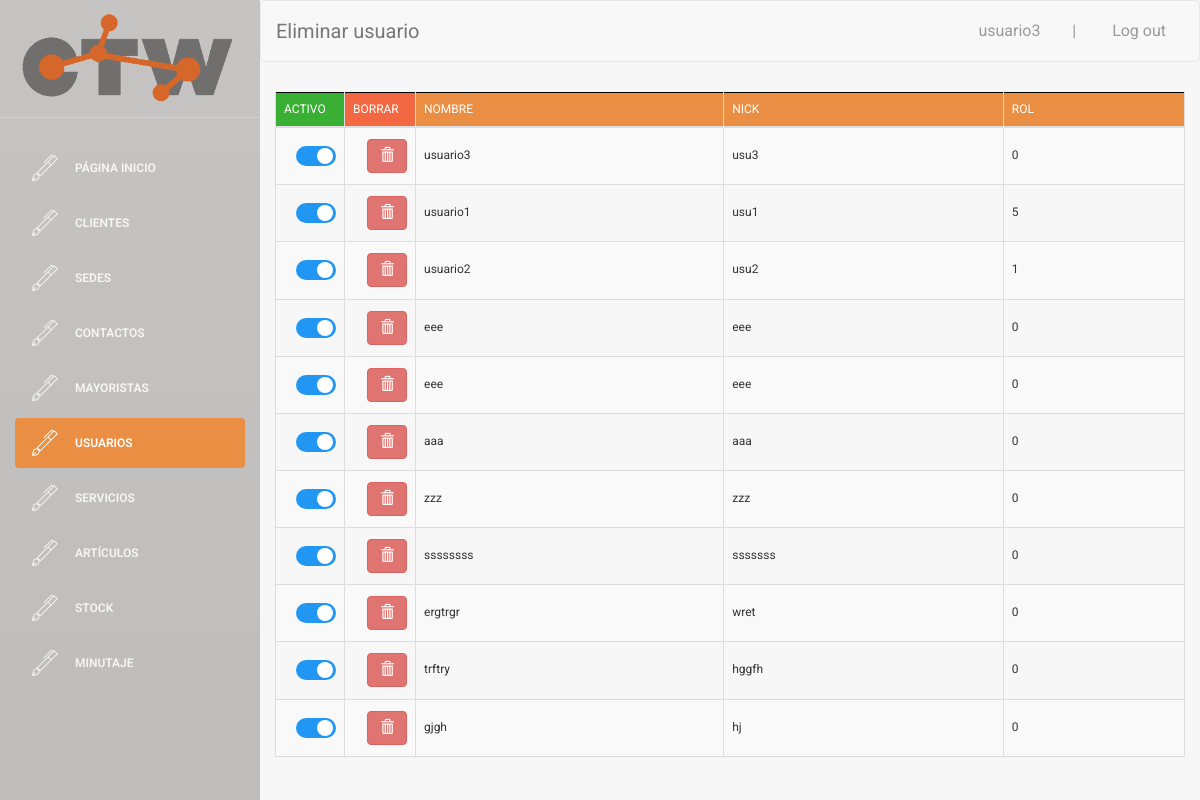
The page /buscador/buscador_usuarios.php (signed in) on the database as committed earlier.
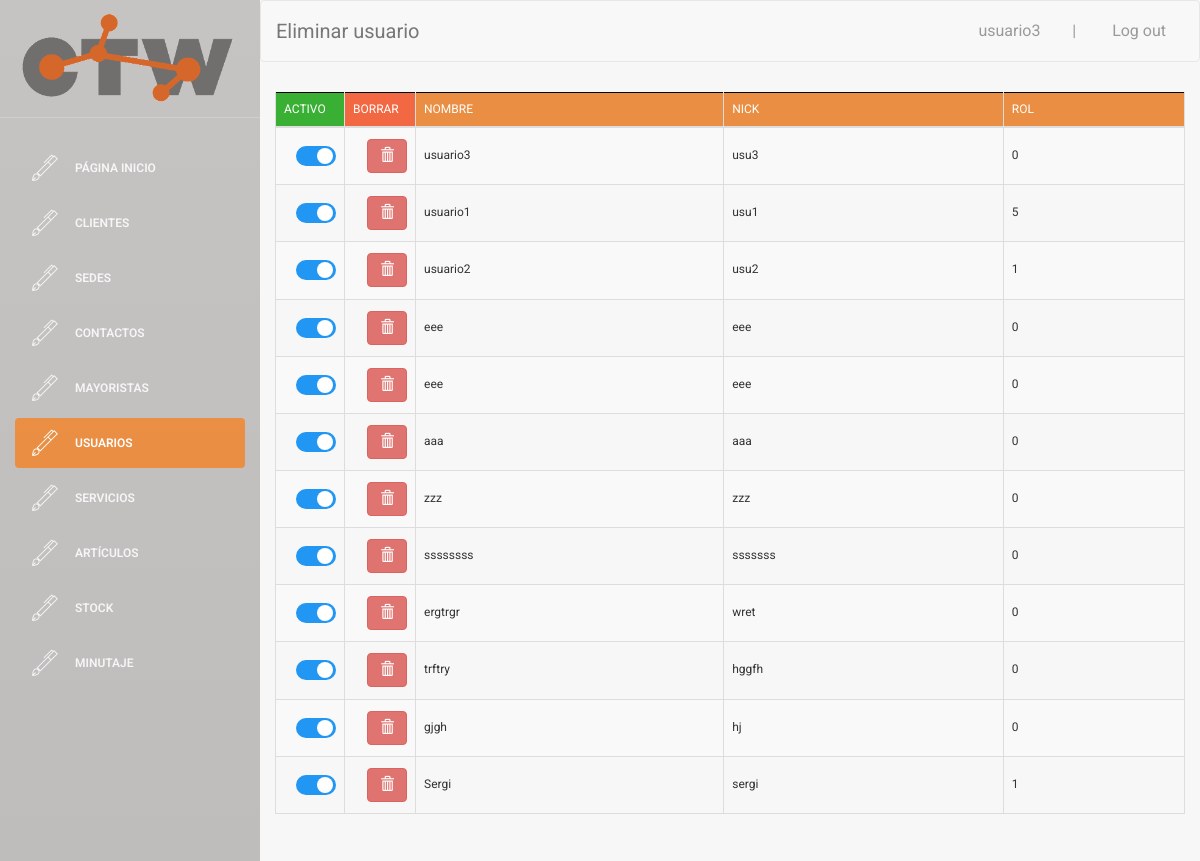
The same page on the database as committed later.
### tables this page shows
CREATE TABLE `USUARIO` (
  `ID_USUARIO` int(4) NOT NULL,
  `nombre` varchar(40) NOT NULL,
  `apellido` varchar(40) NOT NULL,
  `correo` varchar(40) NOT NULL,
  `telefono` int(9) NOT NULL,
  `user` varchar(20) NOT NULL,
  `password` varchar(50) NOT NULL,
  `rol` int(1) NOT NULL,
  `activo` tinyint(1) NOT NULL
);

### web/buscador/buscador_usuarios.php (the view, shortened to what this page needs)
    <!doctype html>
<?php
if($_SESSION["login_done"]==true){
?>
<html lang="en">
<head>
    <link rel="stylesheet" href="https://maxcdn.bootstrapcdn.com/bootstrap/3.3.6/css/bootstrap.min.css">
    <link rel="stylesheet" href="https://cdn.datatables.net/1.10.12/css/dataTables.bootstrap.min.css">
    <link href="../assets/css/bootstrap.min.css" rel="stylesheet" />
    <link href="../assets/css/animate.min.css" rel="stylesheet"/>
    <link href="../assets/css/light-bootstrap-dashboard.css" rel="stylesheet"/>
    <link href="../assets/css/demo.css" rel="stylesheet" />
    <link href="http://maxcdn.bootstrapcdn.com/font-awesome/4.2.0/css/font-awesome.min.css" rel="stylesheet">
    <link href="../assets/css/pe-icon-7-stroke.css" rel="stylesheet" />
    <link href="http://cdnjs.cloudflare.com/ajax/libs/x-editable/1.5.0/bootstrap3-editable/css/bootstrap-editable.css" rel="stylesheet"/>
    <link href="../assets/css/table_editor.css" rel="stylesheet"/>
    <link href="../assets/css/table.css" rel="stylesheet"/>
    <link href="../assets/css/table2.css" rel="stylesheet"/>
    <link href="../assets/css/table4.css" rel="stylesheet"/>
    <link href="../assets/css/insert.css" rel="stylesheet" />
    <link href="../assets/css/micss.css" rel="stylesheet" />
    <link href="../assets/css/csscheckbox.css" rel="stylesheet" />
</head>
<body>
<div class="wrapper">
    <div class="sidebar">
        <div class="sidebar-wrapper">
            <div class="logo">
                <a href="../"><img src="../assets/img/ctw_logo.gif" alt="CTW Logo"></a>
            </div>
            <ul class="nav">
                <li>
                    <a href="../index.php">
                        <i class="pe-7s-pen"></i>
                        <p>PÁGINA INICIO</p>
                    </a>
                </li>
                <li>
                    <a href="buscador_clientes.php">
                        <i class="pe-7s-pen"></i>
                        <p>Clientes</p>
                    </a>
                </li>
                <li>
                    <a href="buscador_sedes.php">
                        <i class="pe-7s-pen"></i>
                        <p>Sedes</p>
                    </a>
                </li>
                <li>
                    <a href="buscador_contactos.php">
                        <i class="pe-7s-pen"></i>
                        <p>Contactos</p>
                    </a>
                </li>
                <li>
                    <a href="buscador_mayoristas.php">
                        <i class="pe-7s-pen"></i>
                        <p>Mayoristas</p>
                    </a>
                </li>
                <li  class="active">
                    <a href="buscador_usuarios.php">
                        <i class="pe-7s-pen"></i>
                        <p>Usuarios</p>
                    </a>
                </li>
                <li>
                    <a href="buscador_servicios.php">
                        <i class="pe-7s-pen"></i>
                        <p>Servicios</p>
                    </a>
                </li>
                <li>
                    <a href="buscador_articulos.php">
                        <i class="pe-7s-pen"></i>
                        <p>Artículos</p>
                    </a>
                </li>
                <li>
                    <a href="buscador_stock.php">
                        <i class="pe-7s-pen"></i>
                        <p>Stock</p>
                    </a>
                </li>
                <li>
                    <a href="buscador_minutaje.php">
                        <i class="pe-7s-pen"></i>
                        <p>Minutaje</p>
                    </a>
                </li>
            </ul>
        </div>
    </div>
    <div class="main-panel">
        <nav class="navbar navbar-default navbar-fixed">
            <div class="container-fluid">
                <div class="navbar-header">
                    <a class="navbar-brand">Eliminar usuario</a>
                </div>
                <div class="collapse navbar-collapse">
                    <ul class="nav navbar-nav navbar-right">
                        <li>
                            <a href="../user.php"> <?php echo $_SESSION["username"]; ?>&nbsp;&nbsp;&nbsp;&nbsp;&nbsp;&nbsp;&nbsp;&nbsp;|</a>
                        </li>
                        <li>
                            <a href="../../logout.php">Log out
                            </a>
                        </li>
                    </ul>
                </div>
            </div>
        </nav>
        <div class="content">
            <div class="container-fluid">
                <div class="row">
                    <div >
                        <div >
                                <table id="buscador_usuario" class="table table-striped table-bordered">
                                    <thead>
                                        <tr>
                                            <th style="background-color: #39AF33; width: 30px;">Activo</th>
                                            <th style="background-color: #F26842; width: 3px;">Borrar</th>
                                            <th>Nombre</th>
                                            <th>Nick</th>
                                            <th>Rol</th>
                                        </tr>
                                    </thead>
                                    <tbody>
                                        <?php
                                            $conn = connect();
                                            $sql = "SELECT * FROM USUARIO";
                                            $result = $conn->query($sql);
                                            if ($result->num_rows > 0) {
                                                 while($row = $result->fetch_assoc()) {
                                                    $pk = $row['ID_USUARIO'];
                                        ?>
                                                    <tr>
                                                        <td><label style="margin-top: 10px; margin-left:12px;" class="switcha"><input  type="checkbox" checked><div  class="slider rounda"></div></label></td>
                                                        <td><button style="margin-top: 3px; margin-left:14px;" class="btn btn-danger" onclick="preguntar(<?php
                                                                $nombre_fichero = '../assets/php/delete/delete_usuario.php';
                                                                if (file_exists($nombre_fichero)) {
                                                                    echo $row['ID_USUARIO'];
                                                                } else {
                                                                    echo 0;
                                                                }
                                                        ?>)"><i class="glyphicon glyphicon-trash"></i></button></td>
                                                        <td><label style="margin-top: 11px;"><a href="#" class="nombre" data-pk=<?php echo "\"$pk\""; ?>><?php echo $row['nombre']?> </a></label></td>
                                                        <td><label style="margin-top: 11px;"><a href="#" class="user" data-pk=<?php echo "\"$pk\""; ?>><?php echo $row['user']?> </a></label></td>
                                                        <td><label style="margin-top: 11px;"><a href="#" class="rol" data-pk=<?php echo "\"$pk\""; ?>><?php echo $row['rol']?> </a></label></td>
                                                    </tr>
                                        <?php
                                                 }
                                            } else {
                                                 echo "0 results";
                                            }
                                        ?>
                                    </tbody>
                                </table>
                        </div>
                    </div>
                </div>
            </div>
        </div>
    </div>
</div>
</body>
</html>
<?php
}else{
    echo "false";
    header("location:../index.php");
}
?>

### web/assets/css/table_editor.css (style rules this page uses)
a, a:hover { color: #000; }

### web/assets/css/table.css (style rules this page uses)
table { border: none; }
table thead, table tfoot { background-color: #e98e42; border: 1px solid black; }
a, a:hover { color: #000; }

### web/assets/css/insert.css (style rules this page uses)
* { margin: 0; padding: 0; box-sizing: border-box; -webkit-box-sizing: border-box; -moz-box-sizing: border-box; -webkit-font-smoothing: antialiased; -moz-font-smoothing: antialiased; -o-font-smoothing: antialiased; font-smoothing: antialiased; text-rendering: optimizeLegibility; }
body { font-family: "Roboto", Helvetica, Arial, sans-serif; font-weight: 100; font-size: 12px; line-height: 30px; color: #777; }

### web/assets/css/csscheckbox.css (style rules this page uses)
.switcha { position: relative; display: inline-block; width: 40px; height: 20px; }
.slider { position: absolute; cursor: pointer; top: 0; left: 0; right: 0; bottom: 0; background-color: #ccc; -webkit-transition: .4s; transition: .4s; }
.slider:before { position: absolute; content: ""; height: 16px; width: 16px; left: 2px; bottom: 2px; background-color: white; -webkit-transition: .4s; transition: .4s; }
input:checked + .slider { background-color: #2196F3; }
input:checked + .slider:before { -webkit-transform: translateX(1px); -ms-transform: translateX(10px); transform: translateX(19px); }
.slider.rounda { border-radius: 34px; }
.slider.rounda:before { border-radius: 50%; }

Rows that differ between the two databases and show on the page:
added usuario: nombre "Sergi", user "sergi", rol "1"
